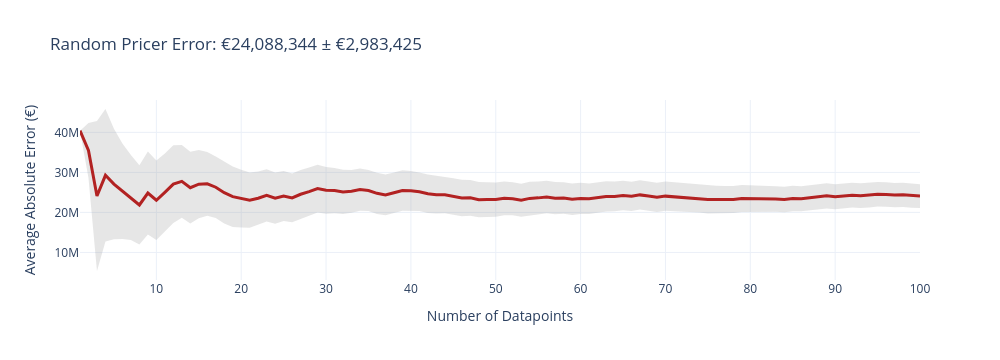
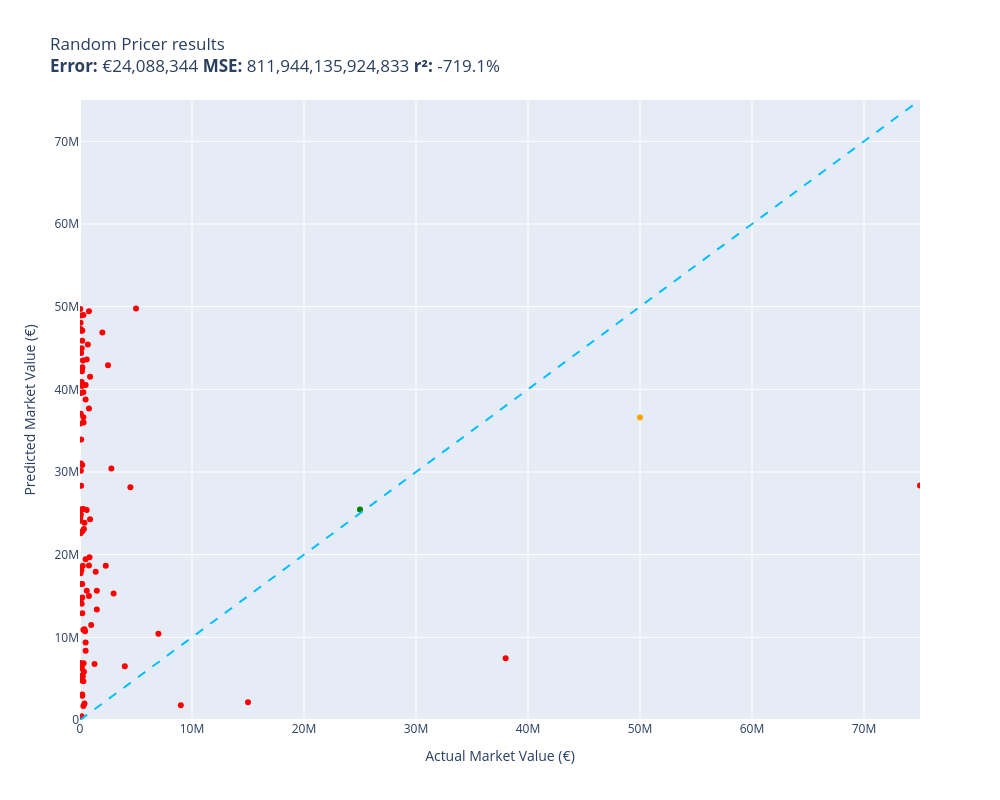

The code cell stored with these charts, in order, in its notebook:
### Markdown cell above
**3.2. Baseline 1: Random Pricer**

### Code cell
def random_pricer(item):
    return random.randrange(10000,50000000)

random.seed(42)
evaluate(random_pricer, test, size=100, workers=2)

### Figure 1 — Plotly figure (JSON) as saved in the notebook; plotly's stock layout.template omitted (floating-point values rounded to 4 significant figures; data arrays with more than 128 entries replaced by an {"elided": "..."} marker saying what was removed)
{"data": [{"fill": "toself", "fillcolor": "rgba(128,128,128,0.2)", "hoverinfo": "skip", "line": {"color": "rgba(255,255,255,0)"}, "name": "95% CI", "showlegend": false, "type": "scatter", "x": {"elided": "200 int values"}, "y": {"elided": "200 float values"}}, {"customdata": [[0], [6862000.0], [18750000.0], [16570000.0], [13800000.0], [11930000.0], [10630000.0], [9901000.0], [10380000.0], [9920000.0], [9742000.0], [9728000.0], [9079000.0], [8951000.0], [8517000.0], [7986000.0], [7684000.0], [7713000.0], [7547000.0], [7225000.0], [6923000.0], [6675000.0], [6535000.0], [6409000.0], [6237000.0], [6065000.0], [6093000.0], [6012000.0], [5981000.0], [5837000.0], [5650000.0], [5513000.0], [5353000.0], [5258000.0], [5126000.0], [5164000.0], [5081000.0], [5056000.0], [5043000.0], [4919000.0], [4818000.0], [4808000.0], [4719000.0], [4613000.0], [4575000.0], [4539000.0], [4443000.0], [4433000.0], [4343000.0], [4256000.0], [4221000.0], [4146000.0], [4138000.0], [4164000.0], [4097000.0], [4045000.0], [4011000.0], [3942000.0], [3923000.0], [3883000.0], [3822000.0], [3806000.0], [3781000.0], [3722000.0], [3690000.0], [3650000.0], [3658000.0], [3649000.0], [3646000.0], [3639000.0], [3602000.0], [3554000.0], [3540000.0], [3501000.0], [3486000.0], [3440000.0], [3398000.0], [3356000.0], [3347000.0], [3306000.0], [3280000.0], [3240000.0], [3201000.0], [3170000.0], [3172000.0], [3139000.0], [3147000.0], [3149000.0], [3142000.0], [3136000.0], [3122000.0], [3112000.0], [3093000.0], [3069000.0], [3078000.0], [3051000.0], [3032000.0], [3004000.0], [3011000.0], [2983000.0]], "hovertemplate": "n=%{x}<br>Avg Error=€%{y:,.0f}<br>±95% CI=€%{customdata[0]:,.0f}<extra></extra>", "line": {"color": "firebrick", "width": 3}, "mode": "lines", "name": "Cumulative Avg Error", "type": "scatter", "x": [1, 2, 3, 4, 5, 6, 7, 8, 9, 10, 11, 12, 13, 14, 15, 16, 17, 18, 19, 20, 21, 22, 23, 24, 25, 26, 27, 28, 29, 30, 31, 32, 33, 34, 35, 36, 37, 38, 39, 40, 41, 42, 43, 44, 45, 46, 47, 48, 49, 50, 51, 52, 53, 54, 55, 56, 57, 58, 59, 60, 61, 62, 63, 64, 65, 66, 67, 68, 69, 70, 71, 72, 73, 74, 75, 76, 77, 78, 79, 80, 81, 82, 83, 84, 85, 86, 87, 88, 89, 90, 91, 92, 93, 94, 95, 96, 97, 98, 99, 100], "y": [40421206, 35470000.0, 24110000.0, 29280000.0, 27090000.0, 25310713, 23720000.0, 21865991, 24840186, 23040000.0, 25010000.0, 27070000.0, 27778603, 26190000.0, 27060000.0, 27140000.0, 26296193, 24920000.0, 23940000.0, 23470000.0, 23070000.0, 23560000.0, 24280000.0, 23570000.0, 24100000.0, 23630000.0, 24540000.0, 25200000.0, 25950000.0, 25530000.0, 25470000.0, 25130000.0, 25280000.0, 25700000.0, 25470000.0, 24770000.0, 24380000.0, 24920000.0, 25480000.0, 25410000.0, 25190000.0, 24670000.0, 24430000.0, 24390000.0, 23990000.0, 23600000.0, 23640000.0, 23200000.0, 23220000.0, 23210000.0, 23540000.0, 23420000.0, 23030000.0, 23510000.0, 23640000.0, 23850000.0, 23570000.0, 23590000.0, 23280000.0, 23510000.0, 23430000.0, 23730000.0, 24000000.0, 23990000.0, 24210000.0, 24040000.0, 24380000.0, 24090000.0, 23780000.0, 24070000.0, 23910000.0, 23840000.0, 23580000.0, 23460000.0, 23220000.0, 23240000.0, 23180000.0, 23240000.0, 23480000.0, 23490000.0, 23330000.0, 23350000.0, 23350000.0, 23240000.0, 23500000.0, 23410000.0, 23680000.0, 23930000.0, 24150000.0, 23940000.0, 24120000.0, 24320000.0, 24170000.0, 24300000.0, 24550000.0, 24470000.0, 24320000.0, 24390000.0, 24150000.0, 24090000.0]}], "layout": {"height": 360, "showlegend": false, "title": {"text": "Random Pricer Error: €24,088,344 ± €2,983,425"}, "width": 1000, "xaxis": {"title": {"text": "Number of Datapoints"}}, "yaxis": {"title": {"text": "Average Absolute Error (€)"}}}}

### Figure 2 — Plotly figure (JSON) as saved in the notebook; plotly's stock layout.template omitted (floating-point values rounded to 4 significant figures)
{"data": [{"customdata": [["César Blackman\nGuess=€42,921,206 Actual=€2,500,000"], ["Khéphren Thuram\nGuess=€7,481,301 Actual=€38,000,000"], ["Alaa Hejji\nGuess=€1,688,443 Actual=€300,000"], ["Florian Thauvin\nGuess=€49,774,611 Actual=€5,000,000"], ["Diego Barrios\nGuess=€18,466,905 Actual=€100,000"], ["Ebenezer Annan\nGuess=€16,444,414 Actual=€50,000"], ["Matvey Bardachev\nGuess=€14,989,419 Actual=€800,000"], ["Andrei Gorcea\nGuess=€9,374,231 Actual=€500,000"], ["Denis Radu\nGuess=€49,433,746 Actual=€800,000"], ["Bader Hassan\nGuess=€6,888,334 Actual=€50,000"], ["Vitaliy Lisakovich\nGuess=€45,422,533 Actual=€700,000"], ["Murat Bildirici\nGuess=€49,715,370 Actual=€25,000"], ["Pantaleo Creti\nGuess=€36,608,928 Actual=€300,000"], ["Franco Di Santo\nGuess=€5,844,366 Actual=€350,000"], ["Anthony Maisonnial\nGuess=€39,637,281 Actual=€300,000"], ["Cenk Sahin\nGuess=€28,324,694 Actual=€100,000"], ["Ngal'ayel Mukau\nGuess=€2,142,899 Actual=€15,000,000"], ["Florian Klein\nGuess=€2,009,657 Actual=€400,000"], ["Gary Woods\nGuess=€6,297,781 Actual=€175,000"], ["Giuseppe Palma\nGuess=€14,682,546 Actual=€50,000"], ["Gonzalo Lencina\nGuess=€15,623,608 Actual=€600,000"], ["Oleg Boroday\nGuess=€33,923,819 Actual=€100,000"], ["Josef Husbauer\nGuess=€40,410,793 Actual=€150,000"], ["Arsen Zakharyan\nGuess=€1,790,798 Actual=€9,000,000"], ["Kim Källström\nGuess=€37,674,518 Actual=€800,000"], ["Allan Sousa\nGuess=€13,353,768 Actual=€1,500,000"], ["Konstantin Engel\nGuess=€48,061,262 Actual=€50,000"], ["Etzaz Hussain\nGuess=€43,623,006 Actual=€600,000"], ["André Seruca\nGuess=€47,075,122 Actual=€150,000"], ["Idan Toklomati\nGuess=€28,163,498 Actual=€4,500,000"], ["Guzmán Corujo\nGuess=€14,803,519 Actual=€200,000"], ["Michael Mancienne\nGuess=€30,155,908 Actual=€75,000"], ["Diogo Amado\nGuess=€39,554,950 Actual=€75,000"], ["Heinz Mörschel\nGuess=€18,679,062 Actual=€800,000"], ["Sonhy Sefil\nGuess=€446,124 Actual=€150,000"], ["Matthew Guillaumier\nGuess=€10,724,555 Actual=€450,000"], ["Henry Martin\nGuess=€46,861,341 Actual=€2,000,000"], ["Kenan Yıldız\nGuess=€28,371,172 Actual=€75,000,000"], ["Dimitrios Laskaris\nGuess=€22,843,825 Actual=€200,000"], ["Santiago Arzamendia\nGuess=€18,657,630 Actual=€2,300,000"], ["Predrag Rajković\nGuess=€10,444,052 Actual=€7,000,000"], ["Oguzhan Aydogan\nGuess=€14,459,461 Actual=€50,000"], ["Rowdy van der Putten\nGuess=€22,598,477 Actual=€50,000"], ["Erwin Zelazny\nGuess=€6,869,215 Actual=€325,000"], ["Tom Söderberg\nGuess=€6,234,068 Actual=€100,000"], ["Numa Lavanchy\nGuess=€25,506,489 Actual=€175,000"], ["Tomás Badaloni\nGuess=€6,500,526 Actual=€4,000,000"], ["Serkan Yalcin\nGuess=€24,100,698 Actual=€25,000"], ["Adam Magri Overend\nGuess=€23,092,477 Actual=€350,000"], ["Simon Pouplin\nGuess=€40,525,368 Actual=€500,000"], ["Bogachan Kazmaz\nGuess=€17,761,694 Actual=€50,000"], ["Lucas de Vega\nGuess=€2,925,909 Actual=€200,000"], ["Dhari Al-Anazi\nGuess=€48,981,471 Actual=€300,000"], ["Djordje Glavinic\nGuess=€30,841,481 Actual=€200,000"], ["Simone Padoin\nGuess=€35,995,658 Actual=€325,000"], ["Wesley Lautoa\nGuess=€8,386,941 Actual=€500,000"], ["Adama Diakhaby\nGuess=€25,413,012 Actual=€600,000"], ["Scott Basalaj\nGuess=€5,298,191 Actual=€250,000"], ["Egli Kaja\nGuess=€37,056,819 Actual=€75,000"], ["Matija Subotic\nGuess=€19,684,861 Actual=€850,000"], ["Philipp Prosenik\nGuess=€42,197,302 Actual=€175,000"], ["Birger Meling\nGuess=€41,518,157 Actual=€900,000"], ["Shahriar Moghanlou\nGuess=€24,278,915 Actual=€900,000"], ["Bogdan Shershun\nGuess=€38,755,446 Actual=€500,000"], ["Brem Soumaoro\nGuess=€12,914,268 Actual=€200,000"], ["Igor Kot\nGuess=€47,293,015 Actual=€50,000"], ["Sebastián Dubarbier\nGuess=€4,677,767 Actual=€300,000"], ["Abdussalam Magashy\nGuess=€3,085,222 Actual=€200,000"], ["Victor Adeoye\nGuess=€44,386,630 Actual=€100,000"], ["Alexis Blin\nGuess=€15,303,994 Actual=€3,000,000"], ["Julián Contrera\nGuess=€19,430,497 Actual=€500,000"], ["Dejan Lazarevic\nGuess=€5,364,748 Actual=€50,000"], ["Koen Kostons\nGuess=€15,632,331 Actual=€1,500,000"], ["Noah Persson\nGuess=€6,788,091 Actual=€1,300,000"], ["Antonis Aidonis\nGuess=€25,519,839 Actual=€300,000"], ["Harvey Rodgers\nGuess=€18,664,492 Actual=€250,000"], ["Nazareno Colombo\nGuess=€30,437,850 Actual=€2,800,000"], ["George Caramalău\nGuess=€42,670,060 Actual=€200,000"], ["Sayfon Keohanam\nGuess=€24,493,473 Actual=€25,000"], ["Tom Ulbrich\nGuess=€10,925,531 Actual=€300,000"], ["Vladyslav Yemets\nGuess=€24,852,424 Actual=€75,000"], ["Sam Sutton\nGuess=€23,851,813 Actual=€400,000"], ["Antonio Tomás\nGuess=€14,069,778 Actual=€150,000"], ["Milorad Pekovic\nGuess=€44,984,694 Actual=€150,000"], ["Rubén Sobrino\nGuess=€17,926,578 Actual=€1,400,000"], ["Héctor Figueroa\nGuess=€47,108,363 Actual=€200,000"], ["Adrián Szőke\nGuess=€45,882,107 Actual=€200,000"], ["Julien Toudic\nGuess=€43,498,918 Actual=€250,000"], ["Emilio Giaccone\nGuess=€4,801,741 Actual=€25,000"], ["Yuriy Tkachuk\nGuess=€40,888,089 Actual=€150,000"], ["Zachary Zalewski\nGuess=€42,622,671 Actual=€200,000"], ["David Villa\nGuess=€11,494,920 Actual=€1,000,000"], ["Jesse Vermaning\nGuess=€35,855,520 Actual=€25,000"], ["Nandinho\nGuess=€48,940,871 Actual=€75,000"], ["Ryan Koolwijk\nGuess=€16,438,983 Actual=€200,000"], ["Filippo Scaglia\nGuess=€10,975,755 Actual=€400,000"], ["Josh Robson\nGuess=€31,031,757 Actual=€100,000"], ["Rinsei Ohata\nGuess=€18,125,891 Actual=€125,000"]], "hovertemplate": "%{customdata[0]}<extra></extra>", "legendgroup": "red", "marker": {"color": "red", "size": 6, "symbol": "circle"}, "mode": "markers", "name": "red", "orientation": "v", "showlegend": true, "type": "scatter", "x": [2500000.0, 38000000.0, 300000.0, 5000000.0, 100000.0, 50000.0, 800000.0, 500000.0, 800000.0, 50000.0, 700000.0, 25000.0, 300000.0, 350000.0, 300000.0, 100000.0, 15000000.0, 400000.0, 175000.0, 50000.0, 600000.0, 100000.0, 150000.0, 9000000.0, 800000.0, 1500000.0, 50000.0, 600000.0, 150000.0, 4500000.0, 200000.0, 75000.0, 75000.0, 800000.0, 150000.0, 450000.0, 2000000.0, 75000000.0, 200000.0, 2300000.0, 7000000.0, 50000.0, 50000.0, 325000.0, 100000.0, 175000.0, 4000000.0, 25000.0, 350000.0, 500000.0, 50000.0, 200000.0, 300000.0, 200000.0, 325000.0, 500000.0, 600000.0, 250000.0, 75000.0, 850000.0, 175000.0, 900000.0, 900000.0, 500000.0, 200000.0, 50000.0, 300000.0, 200000.0, 100000.0, 3000000.0, 500000.0, 50000.0, 1500000.0, 1300000.0, 300000.0, 250000.0, 2800000.0, 200000.0, 25000.0, 300000.0, 75000.0, 400000.0, 150000.0, 150000.0, 1400000.0, 200000.0, 200000.0, 250000.0, 25000.0, 150000.0, 200000.0, 1000000.0, 25000.0, 75000.0, 200000.0, 400000.0, 100000.0, 125000.0], "xaxis": "x", "y": [42921206, 7481301, 1688443, 49774611, 18466905, 16444414, 14989419, 9374231, 49433746, 6888334, 45422533, 49715370, 36608928, 5844366, 39637281, 28324694, 2142899, 2009657, 6297781, 14682546, 15623608, 33923819, 40410793, 1790798, 37674518, 13353768, 48061262, 43623006, 47075122, 28163498, 14803519, 30155908, 39554950, 18679062, 446124, 10724555, 46861341, 28371172, 22843825, 18657630, 10444052, 14459461, 22598477, 6869215, 6234068, 25506489, 6500526, 24100698, 23092477, 40525368, 17761694, 2925909, 48981471, 30841481, 35995658, 8386941, 25413012, 5298191, 37056819, 19684861, 42197302, 41518157, 24278915, 38755446, 12914268, 47293015, 4677767, 3085222, 44386630, 15303994, 19430497, 5364748, 15632331, 6788091, 25519839, 18664492, 30437850, 42670060, 24493473, 10925531, 24852424, 23851813, 14069778, 44984694, 17926578, 47108363, 45882107, 43498918, 4801741, 40888089, 42622671, 11494920, 35855520, 48940871, 16438983, 10975755, 31031757, 18125891], "yaxis": "y"}, {"customdata": [["Mateus Fernandes\nGuess=€36,580,403 Actual=€50,000,000"]], "hovertemplate": "%{customdata[0]}<extra></extra>", "legendgroup": "orange", "marker": {"color": "orange", "size": 6, "symbol": "circle"}, "mode": "markers", "name": "orange", "orientation": "v", "showlegend": true, "type": "scatter", "x": [50000000.0], "xaxis": "x", "y": [36580403], "yaxis": "y"}, {"customdata": [["Marcus Tavernier\nGuess=€25,474,823 Actual=€25,000,000"]], "hovertemplate": "%{customdata[0]}<extra></extra>", "legendgroup": "green", "marker": {"color": "green", "size": 6, "symbol": "circle"}, "mode": "markers", "name": "green", "orientation": "v", "showlegend": true, "type": "scatter", "x": [25000000.0], "xaxis": "x", "y": [25474823], "yaxis": "y"}, {"hoverinfo": "skip", "line": {"color": "deepskyblue", "dash": "dash", "width": 2}, "mode": "lines", "name": "y = x", "showlegend": false, "type": "scatter", "x": [0, 75000000], "y": [0, 75000000]}], "layout": {"height": 800, "legend": {"title": {"text": "color"}, "tracegroupgap": 0}, "showlegend": false, "title": {"text": "Random Pricer results<br><b>Error:</b> €24,088,344 <b>MSE:</b> 811,944,135,924,833 <b>r²:</b> -719.1%"}, "width": 1000, "xaxis": {"anchor": "y", "domain": [0, 1], "range": [0, 75000000], "title": {"text": "Actual Market Value (€)"}}, "yaxis": {"anchor": "x", "domain": [0, 1], "range": [0, 75000000], "title": {"text": "Predicted Market Value (€)"}}}}
